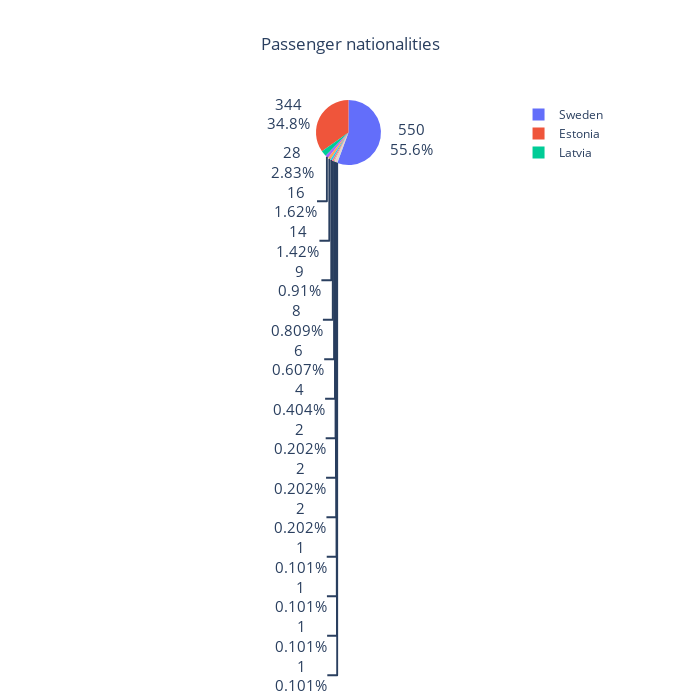

The cell this chart's notebook holds for it:
### Markdown cell above
# Data Visualisation


## Country of origin

Let us try to visualise the data to understand how to better feature engineer our dataframe. Let us start off with passenger country of origin.

### Code cell
df_temp=df.copy()
df_temp['Count']=1
df_country=df_temp.groupby('Country')['Count'].sum().reset_index().sort_values(by='Count',ascending=False)

fig1=go.Figure([go.Pie(labels=df_temp['Country'],values=df_temp['Count'])])

fig1.update_traces(textfont_size=15,textinfo='value+percent')
fig1.update_layout(title='Passenger nationalities',title_x=0.5,height=700,width=700)
fig1.show()

### Figure 1 — Plotly figure (JSON) as saved in the notebook; plotly's stock layout.template omitted (floating-point values rounded to 4 significant figures; data arrays with more than 128 entries replaced by an {"elided": "..."} marker saying what was removed)
{"data": [{"labels": {"elided": "989 str values"}, "textfont": {"size": 15}, "textinfo": "value+percent", "type": "pie", "values": {"elided": "989 int values"}}], "layout": {"height": 700, "title": {"text": "Passenger nationalities", "x": 0.5}, "width": 700}}
